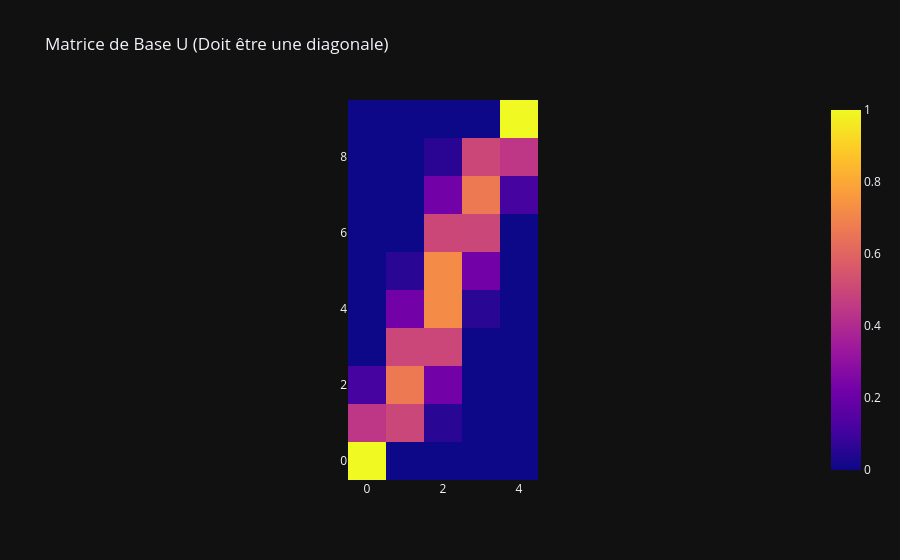

This figure's notebook cell:
### Code cell
fig_u = px.imshow(b_u.cpu().numpy(), title="Matrice de Base U (Doit être une diagonale)", origin='lower')
fig_u.show()

### Figure 1 — Plotly figure (JSON) as saved in the notebook; plotly's stock layout.template omitted (floating-point values rounded to 4 significant figures)
{"data": [{"coloraxis": "coloraxis", "name": "0", "z": [[1.0, 0.0, 0.0, 0.0, 0.0], [0.4444, 0.5, 0.05556, 0.0, 0.0], [0.1111, 0.6667, 0.2222, 0.0, 0.0], [0.0, 0.5, 0.5, 0.0, 0.0], [0.0, 0.2222, 0.7222, 0.05556, 0.0], [0.0, 0.05556, 0.7222, 0.2222, 0.0], [0.0, 1.599e-14, 0.5, 0.5, 0.0], [0.0, 0.0, 0.2222, 0.6667, 0.1111], [0.0, 0.0, 0.05556, 0.5, 0.4444], [0.0, 0.0, 0.0, 0.0, 1.0]], "type": "heatmap", "xaxis": "x", "yaxis": "y", "hovertemplate": "x: %{x}<br>y: %{y}<br>color: %{z}<extra></extra>"}], "layout": {"xaxis": {"anchor": "y", "domain": [0.0, 1.0], "scaleanchor": "y", "constrain": "domain"}, "yaxis": {"anchor": "x", "domain": [0.0, 1.0], "autorange": true, "constrain": "domain"}, "coloraxis": {"colorscale": [[0.0, "#0d0887"], [0.1111, "#46039f"], [0.2222, "#7201a8"], [0.3333, "#9c179e"], [0.4444, "#bd3786"], [0.5556, "#d8576b"], [0.6667, "#ed7953"], [0.7778, "#fb9f3a"], [0.8889, "#fdca26"], [1.0, "#f0f921"]]}, "title": {"text": "Matrice de Base U (Doit être une diagonale)"}}}
